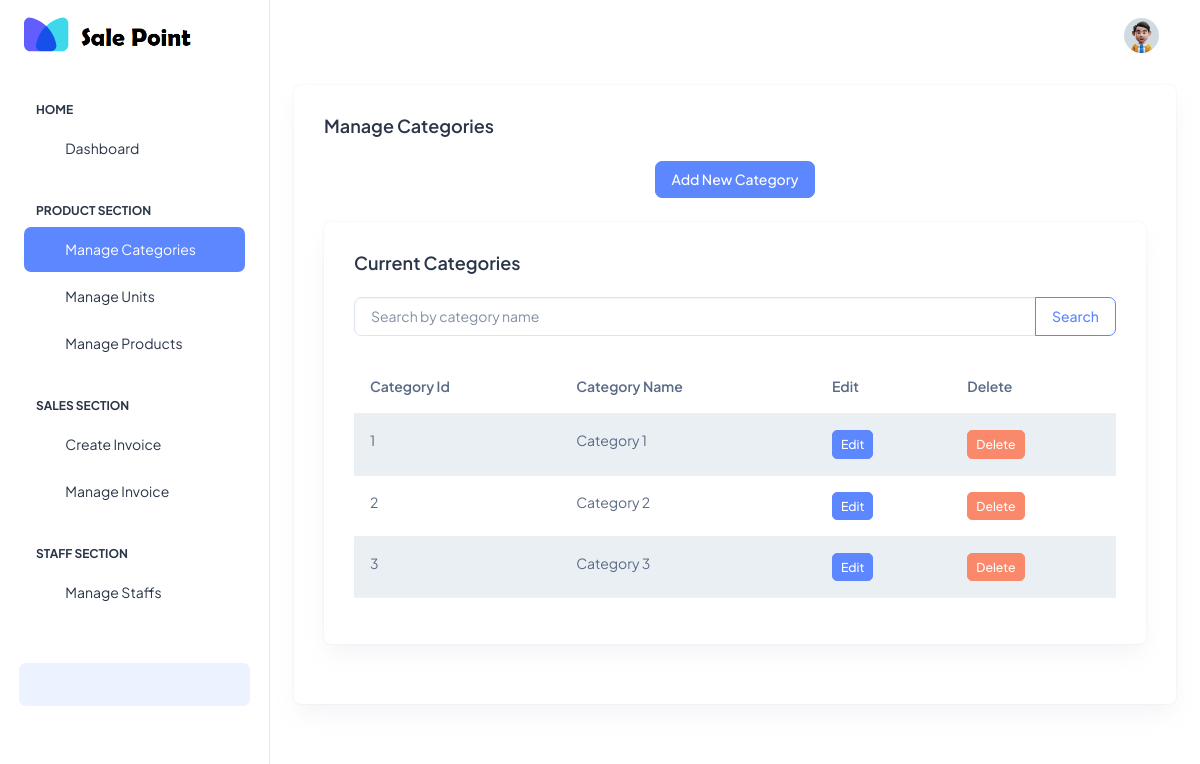
The app's page /manage_category (signed in) with its own data.
### sales_app/models.py (models this page shows, shortened)
class Category(models.Model):
    name = models.CharField(max_length=255, unique=True)

### sales_app/views.py (the view)
# urls.py: path('manage_category', views.manage_category, name='manage_category'),
def manage_category(request):
    categories = Category.objects.all()
    if request.method == "POST":
        category_name = request.POST.get('category_name')
        if category_name:
            Category.objects.create(name=category_name)
            return redirect('manage_category')
    return render(request, 'manage_category.html', {'categories': categories})

### templates/manage_category.html (shortened to what this page needs)
{% extends 'base.html' %}
{% load static %}
{% block content %}
<div class="container-fluid">
    <div class="card">
        <div class="card-body">
            <h5 class="card-title fw-semibold mb-4">Manage Categories</h5>
            <div class="text-center mb-4">
                <button class="btn btn-primary" data-bs-toggle="modal" data-bs-target="#addCategoryModal">Add New Category</button>
            </div>
            <div class="card mt-4">
                <div class="card-body">
                    <h5 class="card-title fw-semibold mb-4">Current Categories
                        <span><a href="{% url 'manage_category' %}"><i class="ti ti-refresh"></i></a></span>
                    </h5>
                    <form method="get" class="mb-4">
                        <div class="input-group">
                            <input type="text" class="form-control" placeholder="Search by category name" name="q" value="{{ request.GET.q|default_if_none:'' }}">
                            <button class="btn btn-outline-primary" type="submit">Search</button>
                        </div>
                    </form>
                    <div class="table-responsive">
                        <table class="table table-striped table-hover">
                            <thead>
                                <tr>
                                    <th scope="col">Category Id</th>
                                    <th scope="col">Category Name</th>
                                    <th scope="col">Edit</th>
                                    <th scope="col">Delete</th>
                                </tr>
                            </thead>
                            <tbody>
                                {% for category in categories %}
                                <tr>
                                    <td>{{ category.id }}</td>
                                    <td>{{ category.name }}</td>
                                    <td>
                                        <button class="btn btn-primary btn-sm edit-category-btn"
                                                data-bs-toggle="modal"
                                                data-bs-target="#editCategoryModal"
                                                data-id="{{ category.id }}"
                                                data-name="{{ category.name }}">Edit</button>
                                    </td>
                                    <td>
                                        <a href="{% url 'delete_category' category.id %}" class="btn btn-danger btn-sm" onclick="return confirm('Are you sure you want to delete this category?');">Delete</a>
                                    </td>
                                </tr>
                                {% empty %}
                                <tr>
                                    <td colspan="4" class="text-center">No categories found</td>
                                </tr>
                                {% endfor %}
                            </tbody>
                        </table>
                    </div>
                </div>
            </div>
        </div>
    </div>
</div>
{% endblock %}

### records on screen
Category: id "1", name "Category 1"
Category: id "2", name "Category 2"
Category: id "3", name "Category 3"
